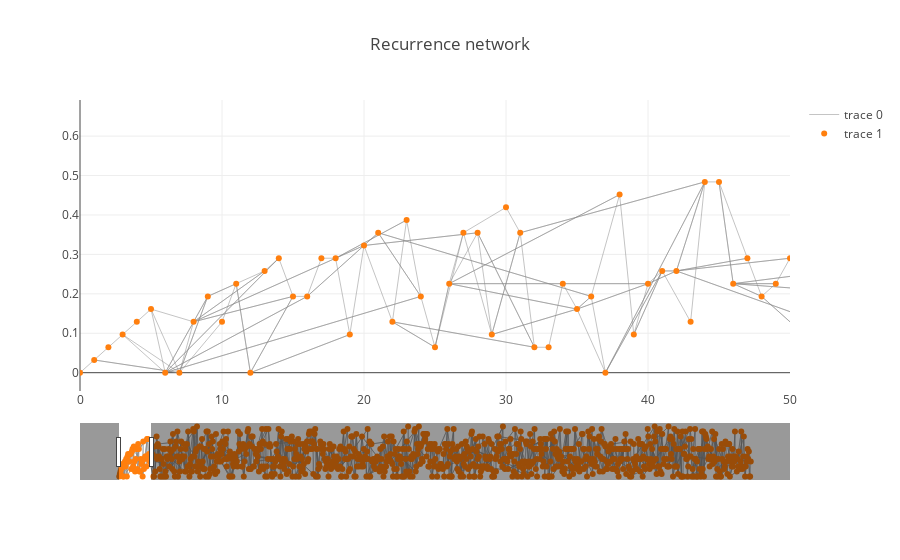

The code cell stored with this chart in its notebook:
### Code cell
import random
def seq(n):
    A = "ABCDE"
    r = np.random.random([n,2])
    m = len(A)
    for i in range(n):
        toks = []
        for j, a in enumerate(A):
            if r[i,0] < 1-j/m:
                toks.append(random.choice(A))
            if r[i,1] < j/m:
                continue
            
        yield toks

net = RecNet(seq(1000))
net.summary()
net.plot()

### Figure 1 — Plotly figure (JSON) as saved in the notebook; plotly's stock layout.template omitted (floating-point values rounded to 4 significant figures; data arrays with more than 128 entries replaced by an {"elided": "..."} marker saying what was removed)
{"data": [{"hoverinfo": "none", "line": {"color": "#888", "width": 0.5}, "mode": "lines", "text": [], "type": "scatter", "uid": "5440c5f9-1b43-4391-a1c0-409a1391e82a", "x": {"elided": "3622 int values"}, "y": {"elided": "3622 float values"}}, {"hoverinfo": "text", "mode": "markers", "text": {"elided": "1000 str values"}, "type": "scatter", "uid": "5896b198-8d10-4ae4-8f5e-d9d36423f787", "x": {"elided": "1000 int values"}, "y": {"elided": "1000 float values"}}], "layout": {"title": {"text": "Recurrence network"}, "xaxis": {"range": [0, 50], "rangeselector": {"buttons": [{"step": "all"}]}, "rangeslider": {"visible": true}, "type": "linear"}}}
